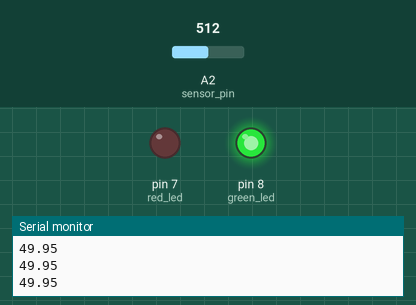
This sketch was run on a simulated Arduino Uno, built with avr-gcc and run on an emulated ATmega328P. Shown: output pins drawn as LEDs (lit = HIGH), the last lines printed to the serial monitor. The test bench sets the inputs (shaded band); at power-on: A2 (sensor_pin) = 512.

Above: at 1.2 s.
1.3 s: A2 (sensor_pin) set to 698
2.8 s: A2 (sensor_pin) set to 734
At 3.8 s:
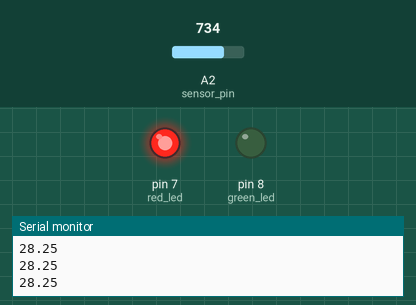
4.3 s: A2 (sensor_pin) set to 716
At 5.1 s:
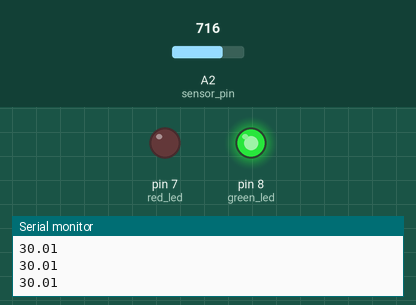
5.9 s: A2 (sensor_pin) set to 900
At 6.5 s:
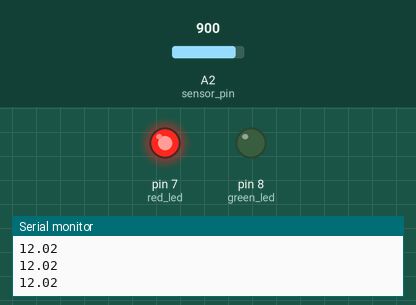
Timing chart, 0 to 8.5 s (numbered marks = the images above; inputs shaded):
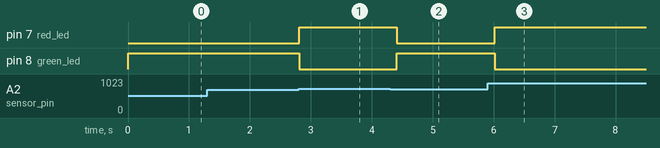

Measured:
- the behaviour switches between 716 and 717 on A2 (sensor_pin) (found by bisection; images 0 and 1)
- after the input at 2.8 s, pin 7 (red_led): LOW → HIGH at once; pin 8 (green_led): HIGH → LOW at once
- after the input at 4.3 s, pin 7 (red_led): HIGH → LOW after 0.11 s; pin 8 (green_led): LOW → HIGH after 0.11 s
- after the input at 5.9 s, pin 7 (red_led): LOW → HIGH after 0.12 s; pin 8 (green_led): HIGH → LOW after 0.12 s

The sketch:

plant.ino
```cpp
/*
 * @author    Alexander Rüedlinger <a.rueedlinger@gmail.com>
 * @date      12.03.2015
 *
 * Simple program using a soil moisture sensor.
 *
 */
int sensor_pin = 2;        // sensor pin
int green_led = 8;        // green led
int red_led = 7;          // red led

int val = 0;              // analog pin input value
float max_val = 1023.0f;  // max value of the analog input pin
float percentage = 0;     // soil moisture in percentage
float threshold = 30.0;   // min 30.0%


void setup() {
  pinMode(red_led, OUTPUT);
  pinMode(green_led, OUTPUT);
  Serial.begin(9600);
}

void loop() {
  val = analogRead(sensor_pin);    // read the value from the sensor
  percentage = (1.0 - val/max_val) * 100;
  Serial.println(percentage);
  if(percentage - threshold > 0) {
      digitalWrite(green_led, HIGH);
      digitalWrite(red_led, LOW);
  } else {
      digitalWrite(green_led, LOW);
      digitalWrite(red_led, HIGH);
  }
  delay(200);
}
```
